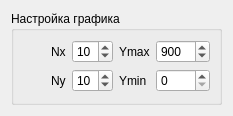
<?xml version="1.0" encoding="UTF-8"?>
<ui version="4.0">
 <class>CfgPlot</class>
 <widget class="QWidget" name="CfgPlot">
  <property name="geometry">
   <rect>
    <x>0</x>
    <y>0</y>
    <width>233</width>
    <height>116</height>
   </rect>
  </property>
  <property name="windowTitle">
   <string>Form</string>
  </property>
  <layout class="QHBoxLayout" name="horizontalLayout_3">
   <item>
    <widget class="QGroupBox" name="groupBox">
     <property name="title">
      <string>Настройка графика</string>
     </property>
     <layout class="QHBoxLayout" name="horizontalLayout_2">
      <item>
       <layout class="QHBoxLayout" name="horizontalLayout">
        <item>
         <spacer name="horizontalSpacer">
          <property name="orientation">
           <enum>Qt::Horizontal</enum>
          </property>
          <property name="sizeHint" stdset="0">
           <size>
            <width>210</width>
            <height>20</height>
           </size>
          </property>
         </spacer>
        </item>
        <item>
         <layout class="QGridLayout" name="gridLayout">
          <item row="0" column="2">
           <widget class="QLabel" name="label_3">
            <property name="text">
             <string>Ymax</string>
            </property>
           </widget>
          </item>
          <item row="1" column="2">
           <widget class="QLabel" name="label_4">
            <property name="text">
             <string>Ymin</string>
            </property>
           </widget>
          </item>
          <item row="1" column="3">
           <widget class="QSpinBox" name="spinBox_Ymin">
            <property name="maximum">
             <number>1000</number>
            </property>
           </widget>
          </item>
          <item row="0" column="1">
           <widget class="QSpinBox" name="spinBox_Nx">
            <property name="maximum">
             <number>20</number>
            </property>
            <property name="value">
             <number>10</number>
            </property>
           </widget>
          </item>
          <item row="0" column="3">
           <widget class="QSpinBox" name="spinBox_Ymax">
            <property name="maximum">
             <number>1000</number>
            </property>
            <property name="value">
             <number>900</number>
            </property>
           </widget>
          </item>
          <item row="1" column="0">
           <widget class="QLabel" name="label_2">
            <property name="text">
             <string>Ny</string>
            </property>
           </widget>
          </item>
          <item row="1" column="1">
           <widget class="QSpinBox" name="spinBox_Ny">
            <property name="maximum">
             <number>20</number>
            </property>
            <property name="value">
             <number>10</number>
            </property>
           </widget>
          </item>
          <item row="0" column="0">
           <widget class="QLabel" name="label">
            <property name="text">
             <string>Nx</string>
            </property>
           </widget>
          </item>
         </layout>
        </item>
       </layout>
      </item>
     </layout>
    </widget>
   </item>
  </layout>
 </widget>
 <resources/>
 <connections/>
</ui>
